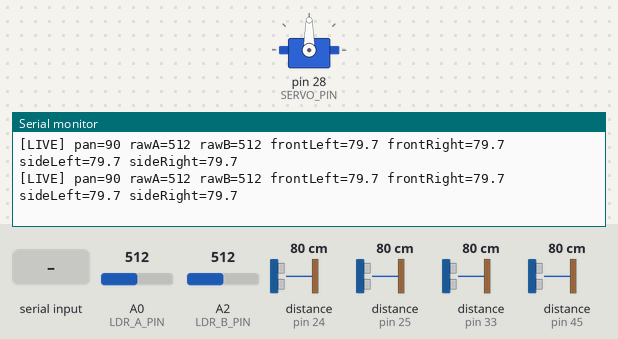
Bench run of a sketch on a simulated Arduino Mega 2560, built with avr-gcc and run on an emulated ATmega2560. Shown: servo, the last lines printed to the serial monitor. Wiring (inferred from the names in the program): 4 × ultrasonic range finder: trigger pin 22, echo pin 24 / trigger pin 29, echo pin 25 / trigger pin 32, echo pin 33 / trigger pin 44, echo pin 45. The inputs (shaded band) are chosen by the test bench; at power-on: A0 (LDR_A_PIN) = 512, A2 (LDR_B_PIN) = 512, distance to the obstacle (sensors on pin 24, pin 25, pin 33, pin 45) 80 cm. The echo pulse lasts 58.3 µs per cm.

Above: at 1.4 s.
1.5 s: "T\n" received over Serial
At 1.9 s:
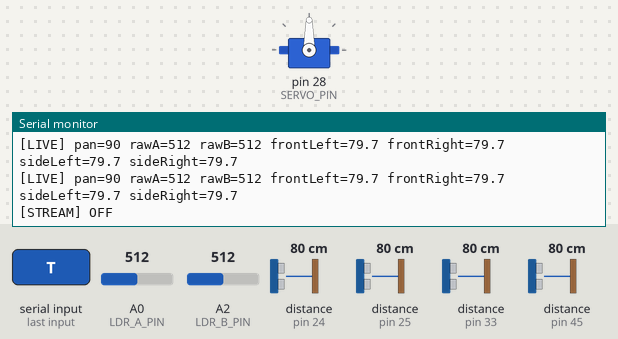
3.0 s: byte 84 ('T') received over Serial
At 3.15 s:
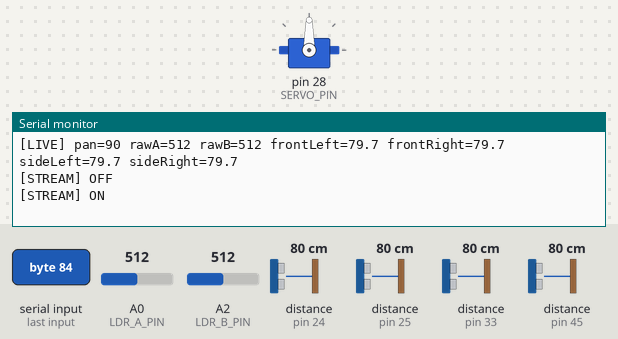
4.5 s: byte 67 ('C') received over Serial
At 4.83 s:
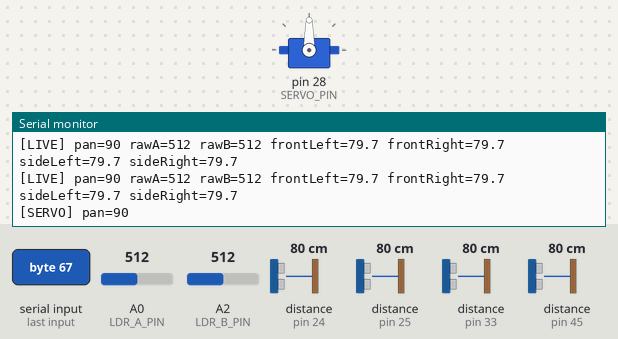

The sketch:

AMR_Live_Readings_Monitor.ino
```cpp
#include <Arduino.h>
#include <Servo.h>

// ============================================================
// Live sensor monitor
// ============================================================
// Purpose:
// 1. Stream the robot's direct sensor readings to Serial Monitor in real time.
// 2. Let you move the pan servo manually from Serial commands.
// 3. Keep the monitor aligned with the preset LDR settings used in AMR_Final_V1.
//
// Hardware used:
// - Pan servo on pin 28
// - Photoresistors on A0 / A2
// - Front ultrasonic pair on 32/33 and 22/24
// - Side ultrasonic pair on PL5/PL4 and PA7/PA3

// ============================================================
// Pin Definitions
// ============================================================
const unsigned long SERIAL_BAUD = 115200UL;

const uint8_t SERVO_PIN = 28;

const uint8_t LDR_A_PIN = A0;
const uint8_t LDR_B_PIN = A2;

const uint8_t US_L_TRIG = 32;
const uint8_t US_L_ECHO = 33;
const uint8_t US_R_TRIG = 22;
const uint8_t US_R_ECHO = 24;

// Arduino Mega 2560 pin mapping:
// PL5 -> D44
// PL4 -> D45
// PA7 -> D29
// PA3 -> D25
const uint8_t SIDE_L_TRIG = 44;
const uint8_t SIDE_L_ECHO = 45;
const uint8_t SIDE_R_TRIG = 29;
const uint8_t SIDE_R_ECHO = 25;

// ============================================================
// Tunables
// ============================================================
const int SERVO_MIN = 30;
const int SERVO_MAX = 150;
const int SERVO_CENTER = 90;
const int SERVO_STEP = 5;
const int SERVO_SETTLE_MS = 180;

const int LDR_SAMPLES = 8;
const int LDR_SAMPLE_DELAY_MS = 2;

const int PRESET_DARK_A = 197;
const int PRESET_DARK_B = 188;
const int PRESET_AMBIENT_A = PRESET_DARK_A + 250;
const int PRESET_AMBIENT_B = PRESET_DARK_B + 250;
const float PRESET_GAIN_A = 1.00f;
const float PRESET_GAIN_B = 1.00f;
const float PRESET_LDR_TRIM = 0.0f;

const int ULTRA_TIMEOUT_US = 25000;
const int ULTRA_VALID_MIN_CM = 2;
const int ULTRA_VALID_MAX_CM = 400;

const unsigned long STREAM_INTERVAL_MS = 400UL;

// ============================================================
// Data Structures
// ============================================================
struct LdrReading
{
  int pan;
  int rawA;
  int rawB;
};

struct UltraPair
{
  bool leftValid;
  bool rightValid;
  bool valid;
  float leftCm;
  float rightCm;
  float avgCm;
  float diffCm;
};

// ============================================================
// Globals
// ============================================================
Servo trackerServo;

int servoPos = SERVO_CENTER;
int darkA = 0;
int darkB = 0;
int ambientA = 0;
int ambientB = 0;
float gainA = PRESET_GAIN_A;
float gainB = PRESET_GAIN_B;
float ldrTrim = PRESET_LDR_TRIM;

bool streamOn = true;
unsigned long lastStreamMs = 0;

// ============================================================
// Forward Declarations
// ============================================================
void writeServoAngle(int angle);
void centerServo();
int readAverage(int pin, int samples = LDR_SAMPLES);
bool isDistanceValid(float cm);
float median3(float a, float b, float c);
float readDistanceCm(uint8_t trigPin, uint8_t echoPin);
float readDistanceMedian(uint8_t trigPin, uint8_t echoPin);
UltraPair readUltrasonicPair();
LdrReading readLdrNow();
void loadPresetLdrSettings();
void printHelp();
void printStatusOnce();
void handleSerial();

// ============================================================
// Helpers
// ============================================================
void writeServoAngle(int angle)
{
  servoPos = constrain(angle, SERVO_MIN, SERVO_MAX);
  trackerServo.write(servoPos);
  delay(SERVO_SETTLE_MS);
}

void centerServo()
{
  writeServoAngle(SERVO_CENTER);
}

int readAverage(int pin, int samples)
{
  long total = 0;
  for (int i = 0; i < samples; ++i)
  {
    total += analogRead(pin);
    delay(LDR_SAMPLE_DELAY_MS);
  }
  return (int)(total / samples);
}

bool isDistanceValid(float cm)
{
  return (cm >= (float)ULTRA_VALID_MIN_CM && cm <= (float)ULTRA_VALID_MAX_CM);
}

float median3(float a, float b, float c)
{
  if (a > b)
  {
    float t = a; a = b; b = t;
  }
  if (b > c)
  {
    float t = b; b = c; c = t;
  }
  if (a > b)
  {
    float t = a; a = b; b = t;
  }
  return b;
}

float readDistanceCm(uint8_t trigPin, uint8_t echoPin)
{
  digitalWrite(trigPin, LOW);
  delayMicroseconds(3);
  digitalWrite(trigPin, HIGH);
  delayMicroseconds(10);
  digitalWrite(trigPin, LOW);

  unsigned long duration = pulseIn(echoPin, HIGH, ULTRA_TIMEOUT_US);
  if (duration == 0UL) return 999.0f;

  float distance = duration * 0.0343f * 0.5f;
  if (!isDistanceValid(distance)) return 999.0f;
  return distance;
}

float readDistanceMedian(uint8_t trigPin, uint8_t echoPin)
{
  float a = readDistanceCm(trigPin, echoPin);
  delay(8);
  float b = readDistanceCm(trigPin, echoPin);
  delay(8);
  float c = readDistanceCm(trigPin, echoPin);
  return median3(a, b, c);
}

UltraPair readUltrasonicPair()
{
  UltraPair pair;

  pair.leftCm = readDistanceMedian(US_L_TRIG, US_L_ECHO);
  delay(12);
  pair.rightCm = readDistanceMedian(US_R_TRIG, US_R_ECHO);
  pair.leftValid = isDistanceValid(pair.leftCm);
  pair.rightValid = isDistanceValid(pair.rightCm);
  pair.valid = pair.leftValid && pair.rightValid;

  if (pair.valid)
  {
    pair.avgCm = 0.5f * (pair.leftCm + pair.rightCm);
    pair.diffCm = pair.leftCm - pair.rightCm;
  }
  else if (pair.leftValid)
  {
    pair.avgCm = pair.leftCm;
    pair.diffCm = 0.0f;
  }
  else if (pair.rightValid)
  {
    pair.avgCm = pair.rightCm;
    pair.diffCm = 0.0f;
  }
  else
  {
    pair.avgCm = 999.0f;
    pair.diffCm = 0.0f;
  }

  return pair;
}

LdrReading readLdrNow()
{
  LdrReading reading;
  reading.pan = servoPos;
  reading.rawA = readAverage(LDR_A_PIN);
  reading.rawB = readAverage(LDR_B_PIN);
  return reading;
}

void loadPresetLdrSettings()
{
  darkA = PRESET_DARK_A;
  darkB = PRESET_DARK_B;
  ambientA = PRESET_AMBIENT_A;
  ambientB = PRESET_AMBIENT_B;
  gainA = PRESET_GAIN_A;
  gainB = PRESET_GAIN_B;
  ldrTrim = PRESET_LDR_TRIM;

  Serial.print(F("[PRESET] darkA="));
  Serial.print(darkA);
  Serial.print(F(" darkB="));
  Serial.print(darkB);
  Serial.print(F(" ambientA="));
  Serial.print(ambientA);
  Serial.print(F(" ambientB="));
  Serial.print(ambientB);
  Serial.print(F(" gainA="));
  Serial.print(gainA, 2);
  Serial.print(F(" gainB="));
  Serial.print(gainB, 2);
  Serial.print(F(" trim="));
  Serial.println(ldrTrim, 1);
}

void printHelp()
{
  Serial.println();
  Serial.println(F("=== Live Readings Monitor ==="));
  Serial.println(F("T : toggle live stream"));
  Serial.println(F("P : print one reading now"));
  Serial.println(F("C : center servo"));
  Serial.println(F("H or ? : help"));
  Serial.println();
}

void printStatusOnce()
{
  if (servoPos != SERVO_CENTER)
  {
    centerServo();
  }

  LdrReading ldr = readLdrNow();
  UltraPair frontUltra = readUltrasonicPair();
  float sideLeftCm = readDistanceMedian(SIDE_L_TRIG, SIDE_L_ECHO);
  delay(12);
  float sideRightCm = readDistanceMedian(SIDE_R_TRIG, SIDE_R_ECHO);

  Serial.print(F("[LIVE] pan="));
  Serial.print(ldr.pan);

  Serial.print(F(" rawA="));
  Serial.print(ldr.rawA);
  Serial.print(F(" rawB="));
  Serial.print(ldr.rawB);

  Serial.print(F(" frontLeft="));
  Serial.print(frontUltra.leftCm, 1);

  Serial.print(F(" frontRight="));
  Serial.print(frontUltra.rightCm, 1);

  Serial.print(F(" sideLeft="));
  Serial.print(sideLeftCm, 1);

  Serial.print(F(" sideRight="));
  Serial.println(sideRightCm, 1);
}

void handleSerial()
{
  while (Serial.available() > 0)
  {
    char c = (char)Serial.read();
    if (c == '\r' || c == '\n' || c == ' ') continue;
    if (c >= 'a' && c <= 'z') c = (char)(c - 'a' + 'A');

    switch (c)
    {
      case 'T':
        streamOn = !streamOn;
        Serial.print(F("[STREAM] "));
        Serial.println(streamOn ? F("ON") : F("OFF"));
        break;

      case 'P':
        printStatusOnce();
        break;

      case 'C':
        centerServo();
        Serial.print(F("[SERVO] pan="));
        Serial.println(servoPos);
        break;

      case 'H':
      case '?':
        printHelp();
        break;

      default:
        Serial.print(F("Unknown command: "));
        Serial.println(c);
        Serial.println(F("Press H for help."));
        break;
    }
  }
}

// ============================================================
// Setup / Loop
// ============================================================
void setup()
{
  Serial.begin(SERIAL_BAUD);

  pinMode(US_L_TRIG, OUTPUT);
  pinMode(US_L_ECHO, INPUT);
  pinMode(US_R_TRIG, OUTPUT);
  pinMode(US_R_ECHO, INPUT);
  pinMode(SIDE_L_TRIG, OUTPUT);
  pinMode(SIDE_L_ECHO, INPUT);
  pinMode(SIDE_R_TRIG, OUTPUT);
  pinMode(SIDE_R_ECHO, INPUT);
  digitalWrite(US_L_TRIG, LOW);
  digitalWrite(US_R_TRIG, LOW);
  digitalWrite(SIDE_L_TRIG, LOW);
  digitalWrite(SIDE_R_TRIG, LOW);

  pinMode(LDR_A_PIN, INPUT);
  pinMode(LDR_B_PIN, INPUT);

  trackerServo.attach(SERVO_PIN);
  centerServo();

  Serial.println(F("ELEC3848 live readings monitor"));
  Serial.println(F("Front ultras: 32/33 and 22/24"));
  Serial.println(F("Side ultras: left 44/45 and right 29/25"));
  Serial.println(F("Servo starts centered at 90 deg for live LDR readings."));
  loadPresetLdrSettings();
  printHelp();
}

void loop()
{
  handleSerial();

  if (streamOn && (millis() - lastStreamMs >= STREAM_INTERVAL_MS))
  {
    lastStreamMs = millis();
    printStatusOnce();
  }
}
```

Measured:
- after the input at 1.5 s, the serial monitor: prints a new line at once (image 1)
- after the input at 3.0 s, the serial monitor: prints a new line at once (image 2)
- after the input at 4.5 s, the serial monitor: prints a new line after 0.18 s (image 3)
